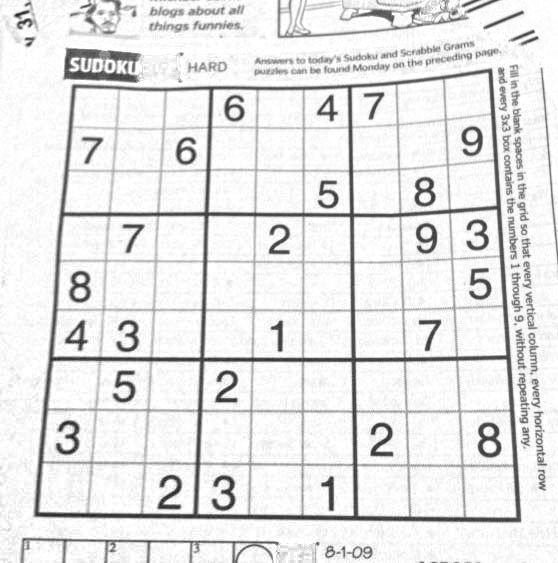
//> input picture lines_test.png, 558 x 563 px, given in place of Line1.mp4, which was not available
$ ./test_sobel   (built with g++ and OpenCV 4)
//> lines starting //> are read from the running program, lines starting //| are printed output that depends on the picture; after the words box and inside, x2 and y2 are one past the last pixel; in counts of white or black regions, pixels touching at a corner belong together; pictures that were not available may be replaced by others from this repository, and a replacement may not be noted
#include "opencv2/imgproc/imgproc.hpp"
#include <iostream>
#include <math.h>
#include <opencv2/opencv.hpp>
#include <stdio.h>
#include <stdlib.h>
#include <string.h>
#include <string>
#include <sys/time.h>
#include <termios.h>
#include <time.h>
#include <unistd.h>

using namespace std;
using namespace cv;

int main(int argc, char **argv) {

  Mat src, src_gray;
  Mat frame, thresh;
  Mat grad;
  Mat drawing;
  vector<vector<Point> > contours;
  vector<Vec4i> hierarchy;
  RNG rng(12345);
  // char *window_name = "Sobel Demo - Simple Edge Detector";
  int scale = 1;
  int delta = 0;
  int ddepth = CV_16S;

  int c;

  VideoCapture cap("videos/Line1.mp4");
  if (!cap.isOpened())
    return -1;

  while (1) {
    cap >> frame;
//> frame is the input picture: 563 rows x 558 cols, CV_8UC3; min 27, max 255, mean 229.5
    resize(frame, frame, Size(800, 600));
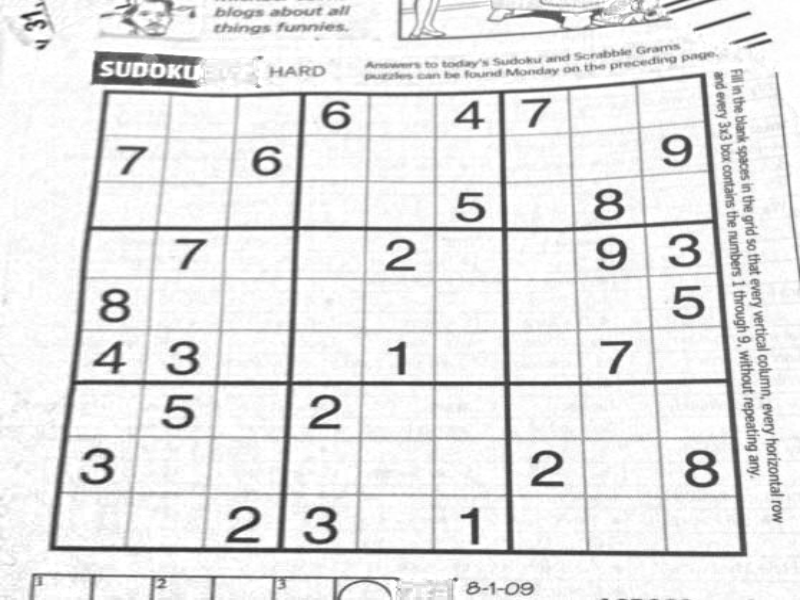
//> frame: 600 rows x 800 cols, CV_8UC3; min 37, max 255, mean 229.3

    GaussianBlur(frame, frame, Size(3, 3), 0, 0, BORDER_DEFAULT);

    /// Convert it to gray
    cvtColor(frame, src_gray, CV_BGR2GRAY);

    Mat grad_x, grad_y;
    Mat abs_grad_x, abs_grad_y;

    // Gradient X
    //Scharr(src_gray, grad_x, ddepth, 1, 0, scale, delta, BORDER_DEFAULT);
    Sobel(src_gray, grad_x, ddepth, 1, 0, 3, scale, delta, BORDER_DEFAULT);
    convertScaleAbs(grad_x, abs_grad_x);
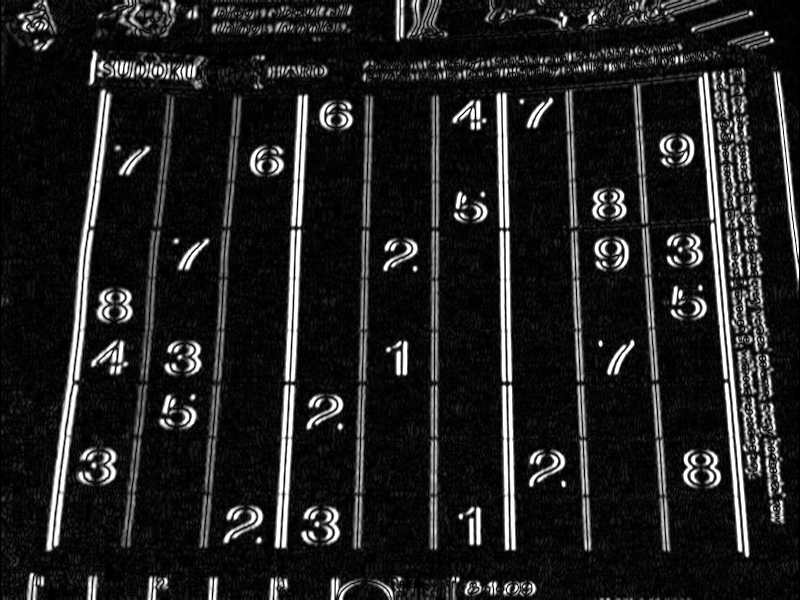
//> abs_grad_x: 600 rows x 800 cols, CV_8UC1; min 0, max 255, mean 32.8

    /// Gradient Y
    //Scharr(src_gray, grad_y, ddepth, 0, 1, scale, delta, BORDER_DEFAULT);
    Sobel(src_gray, grad_y, ddepth, 0, 1, 3, scale, delta, BORDER_DEFAULT);
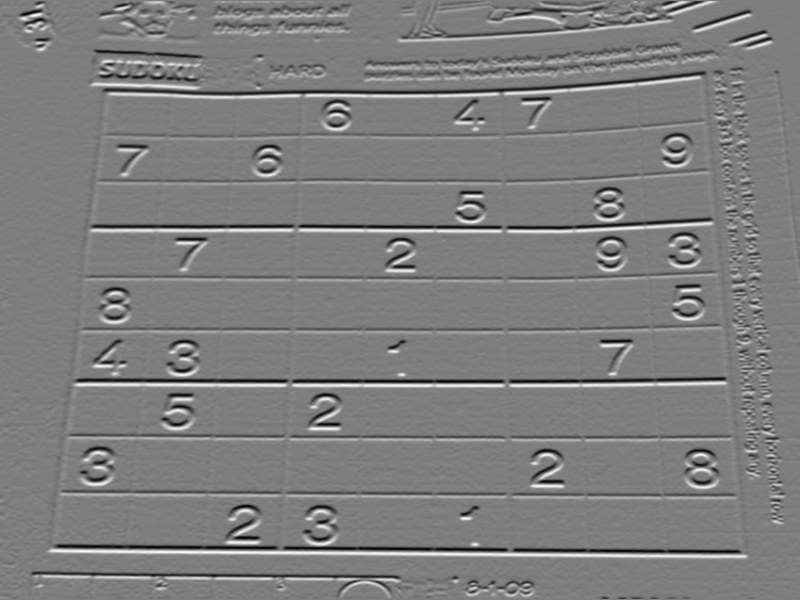
//> grad_y: 600 rows x 800 cols, CV_16SC1; min -512, max 524, mean 0.1; drawn with min black and max white
    convertScaleAbs(grad_y, abs_grad_y);
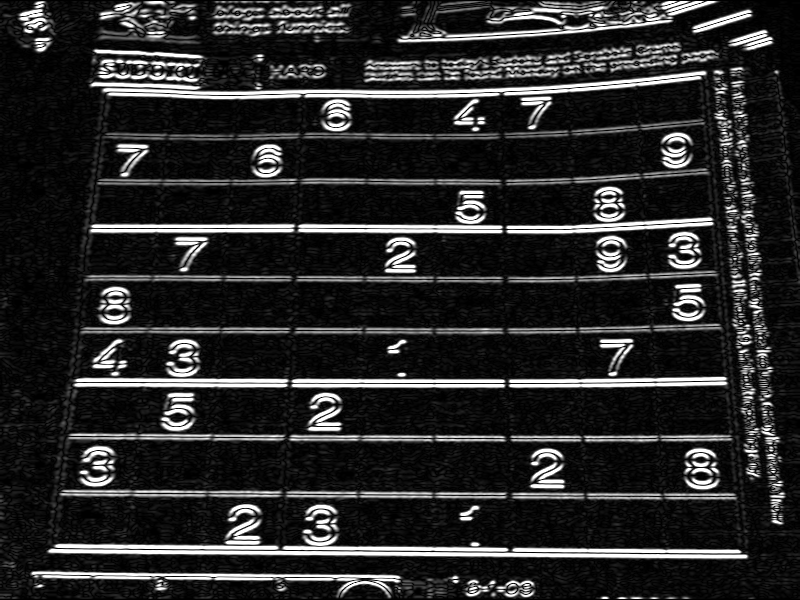
//> abs_grad_y: 600 rows x 800 cols, CV_8UC1; min 0, max 255, mean 41.1

    /// Total Gradient (approximate)
    addWeighted(abs_grad_x, 0.5, abs_grad_y, 0.5, 0, grad);
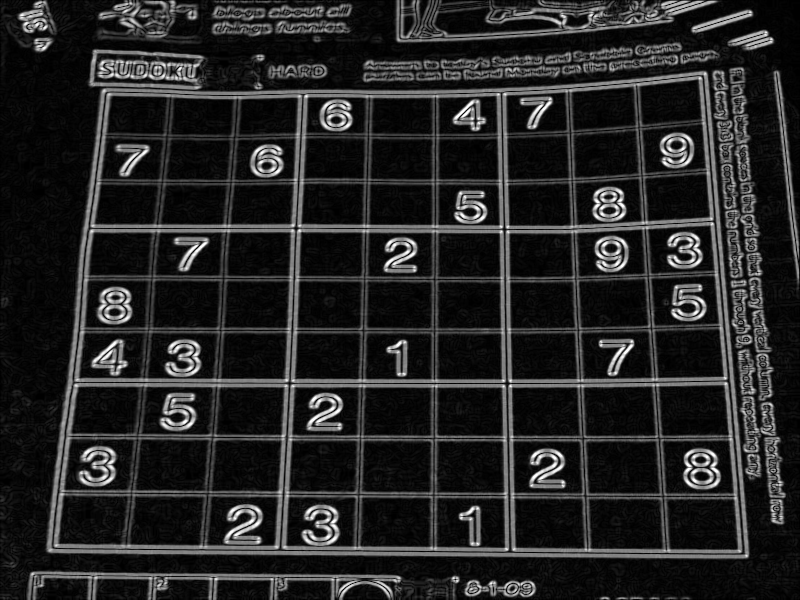
//> grad: 600 rows x 800 cols, CV_8UC1; min 0, max 255, mean 37
    imshow("sobel", grad);

    // contour

    // bitwise_not(gray, gray);

    // adaptiveThreshold(grad , thresh, 255, ADAPTIVE_THRESH_MEAN_C,
    // CV_THRESH_BINARY, 13, 0);
    threshold(grad, thresh, 100, 255, THRESH_BINARY);
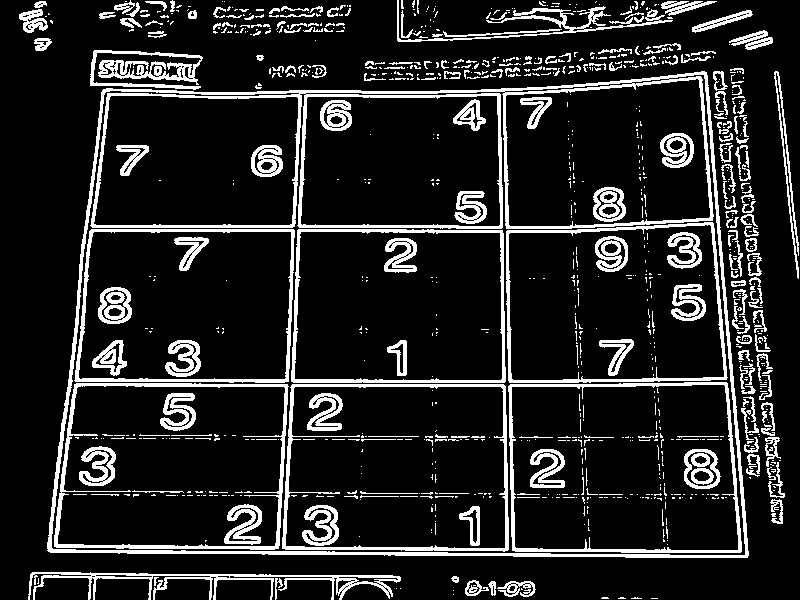
//> thresh: 600 rows x 800 cols, CV_8UC1; 14.2% white; 985 white regions (760 under 20 px)

    imshow("thresh", thresh);

    findContours(thresh, contours, hierarchy, CV_RETR_TREE,
                 CV_CHAIN_APPROX_SIMPLE, Point(0, 0));
//> contours = 1306 contours, 1073 with area under 20; largest, box (x1, y1, x2, y2) and area: (47, 71, 749, 558) 305502, (51, 74, 746, 556) 218540, (508, 382, 742, 553) 37722, (282, 384, 509, 552) 36430, (54, 383, 289, 550) 36166

    if (contours.size() > 0) {
      Mat drawing = Mat::zeros(thresh.size(), CV_8UC3);
      for (int i = 0; i < contours.size(); i++) {
        Scalar color = Scalar(rng.uniform(0, 255), rng.uniform(0, 255),
                              rng.uniform(0, 255));
        drawContours(drawing, contours, i, color, 2, 8, hierarchy, 0, Point());
      }
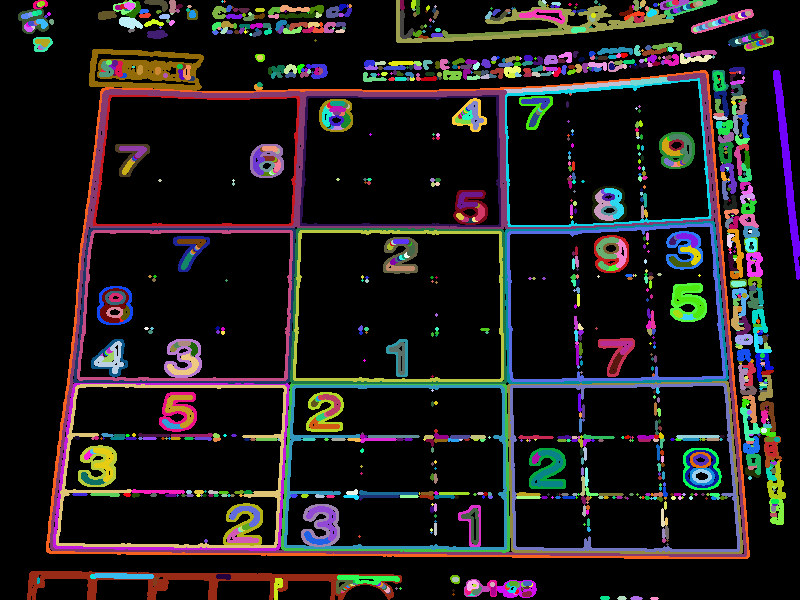
//> drawing: 600 rows x 800 cols, CV_8UC3; mean B, G, R 29, 28.5, 32.1
      imshow("Contours", drawing);
      if (waitKey(30) == 27)
//> the Esc key is pressed
        break;
    }
  }
    return 0;
}
